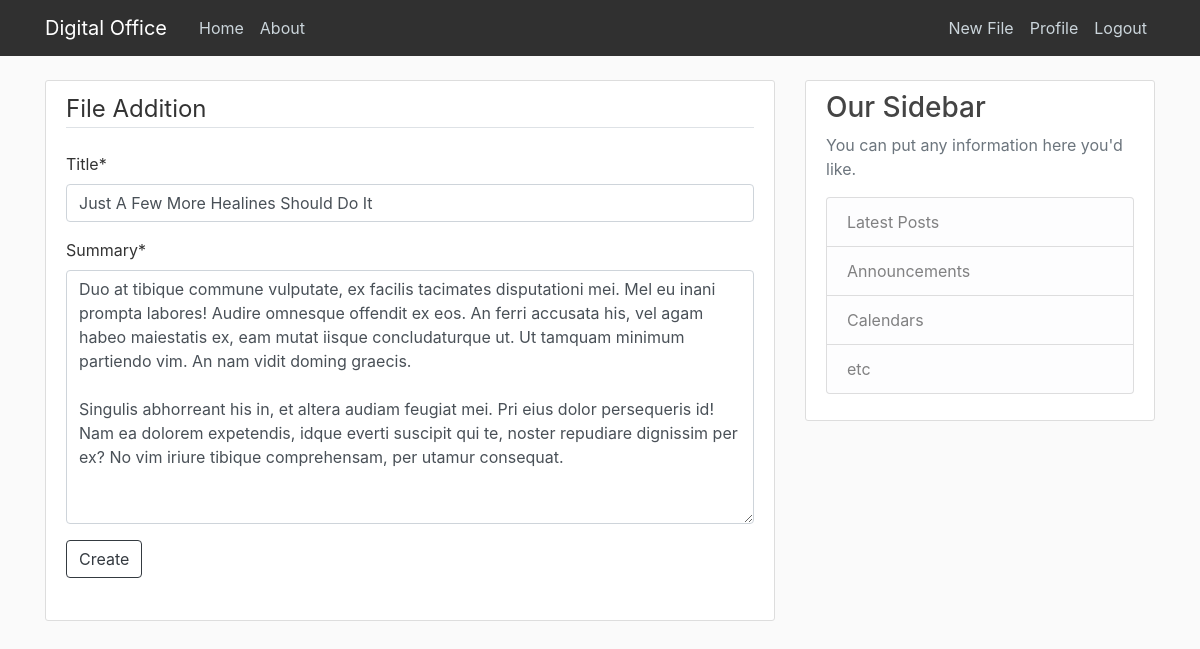
The page /blog/files/24/update/ (signed in) on the database its author committed.
### blog/models.py (models this page shows, shortened)
class Files(models.Model):
    title=models.CharField(max_length=100)
    summary=models.TextField()
    date_posted=models.DateTimeField(default=timezone.now)
    author=models.ForeignKey(User,on_delete=models.CASCADE)

### blog/views.py (the view, shortened to what this page needs)
# urls.py: path('files/<int:pk>/update/', FileUpdateView.as_view(), name='file-update'),
class FileUpdateView(LoginRequiredMixin, UserPassesTestMixin, UpdateView):
    model = Files
    fields = ['title', 'summary']
    def test_func(self):
        post = self.get_object()
        if self.request.user == post.author:
            return True
        return False

### blog/templates/blog/files_form.html (shortened to what this page needs)
{% extends "blog/base.html" %}
{% load crispy_forms_tags %}
{% block content %}
<div class="content-section">
    <form method="POST">
        <fieldset class="form-group">
            <legend class="border-bottom mb-4"> File Addition </legend>
            {{ form|crispy }}
            <div class="form-group">
                <button class="btn btn-outline-dark" type="submit">Create</button>
            </div>
    </form>
</div>
{% endblock %}

### blog/static/blog/main.css (style rules this page uses)
body { background: #fafafa; color: #333333; margin-top: 5rem; }
.content-section { background: #ffffff; padding: 10px 20px; border: 1px solid #dddddd; border-radius: 3px; margin-bottom: 20px; }

### rows shown on the page
Files: title "Just A Few More Healines Should Do It", summary "Duo at tibique commune vulputate, ex facilis tacimates disputationi mei. Mel eu inani prompta labores! Audire omnesque offendit ex eos. An ferri accusata his, vel agam habeo maiestatis ex, eam mutat iisque concludaturque ut. Ut tamquam minimum partiendo vim. An nam vidit doming graecis. Singulis abhorreant his in, et altera audiam feugiat mei. Pri eius dolor persequeris id! Nam ea dolorem expetendis, idque everti suscipit qui te, noster repudiare dignissim per ex? No vim iriure tibique comprehensam, per utamur consequat."
